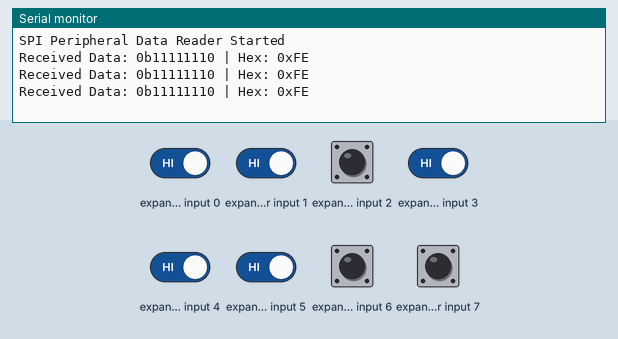
A sketch run on a simulated Arduino Uno, built with avr-gcc and run on an emulated ATmega328P. On the bench: the last lines printed to the serial monitor. Wiring (inferred from the names in the program): input shift register (74HC165): load pin 10; clock pin 13; serial out pin 12. The inputs (shaded band) are chosen by the test bench; at power-on: expander input 0–7 HIGH.

Above: at 2.8 s.
2.9 s: expander input 0 driven LOW
At 3.8 s:
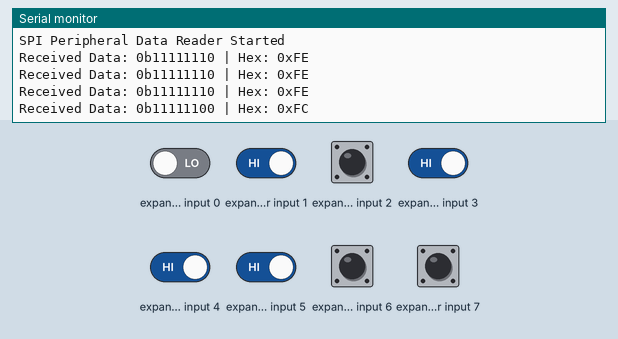
5.5 s: expander input 1 driven LOW
At 6.4 s:
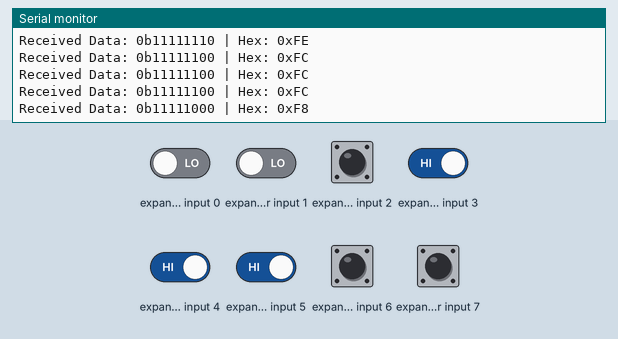
8.5 s: expander input 3 driven LOW
At 9.8 s:
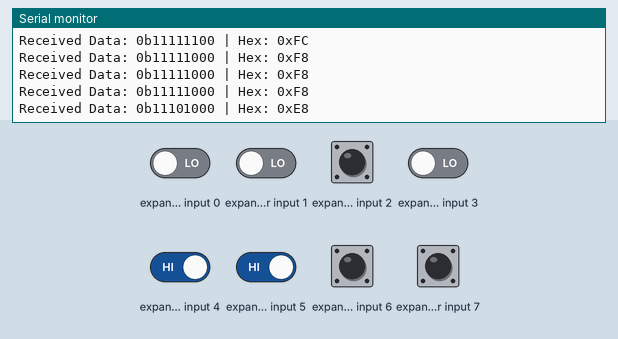
11.5 s: expander input 4 driven LOW
At 12.4 s:
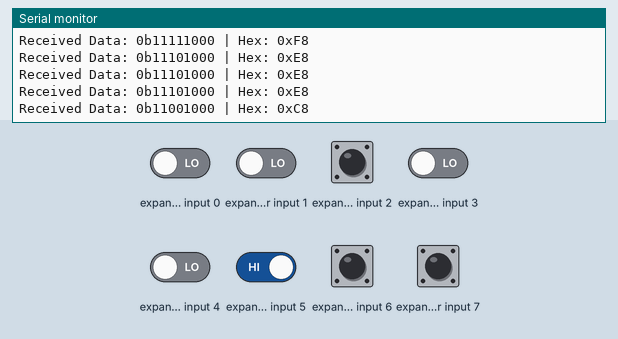
14.5 s: expander input 5 driven LOW
At 15.8 s:
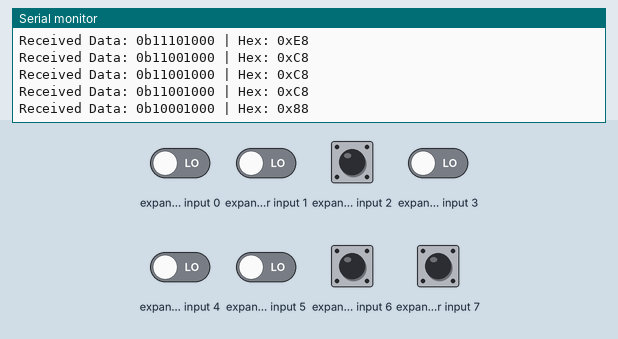
17.5 s: expander input 0 driven HIGH
At 18.8 s:
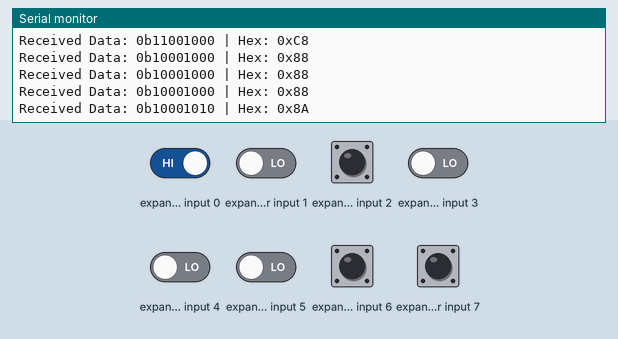

The sketch:

spi_peripheral_data_reader.ino
```cpp
const int PL_PIN = 10;
const int DATA_PIN = 12;
const int CLOCK_PIN = 13;

void setup() {
  Serial.begin(9600);

  pinMode(PL_PIN, OUTPUT);
  pinMode(DATA_PIN, INPUT);
  pinMode(CLOCK_PIN, OUTPUT);

  digitalWrite(CLOCK_PIN, LOW);
  digitalWrite(PL_PIN, HIGH);

  Serial.println("SPI Peripheral Data Reader Started");
}

void loop() {
  // Load the parallel input states.
  digitalWrite(PL_PIN, LOW);
  delayMicroseconds(5);
  digitalWrite(PL_PIN, HIGH);

  // Read 8 bits, most-significant bit first.
  byte data = shiftIn(DATA_PIN, CLOCK_PIN, MSBFIRST);

  Serial.print("Received Data: 0b");
  for (int i = 7; i >= 0; i--) {
    Serial.print(bitRead(data, i));
  }

  Serial.print(" | Hex: 0x");
  if (data < 16) Serial.print("0");
  Serial.println(data, HEX);

  delay(1000);
}
```

Measured:
- after the input at 2.9 s, the serial monitor: prints a new line after 0.11 s (image 1)
- after the input at 5.5 s, the serial monitor: prints a new line after 0.52 s (image 2)
- after the input at 8.5 s, the serial monitor: prints a new line after 0.52 s (image 3)
- after the input at 11.5 s, the serial monitor: prints a new line after 0.52 s (image 4)
- after the input at 14.5 s, the serial monitor: prints a new line after 0.52 s (image 5)
- after the input at 17.5 s, the serial monitor: prints a new line after 0.53 s (image 6)
